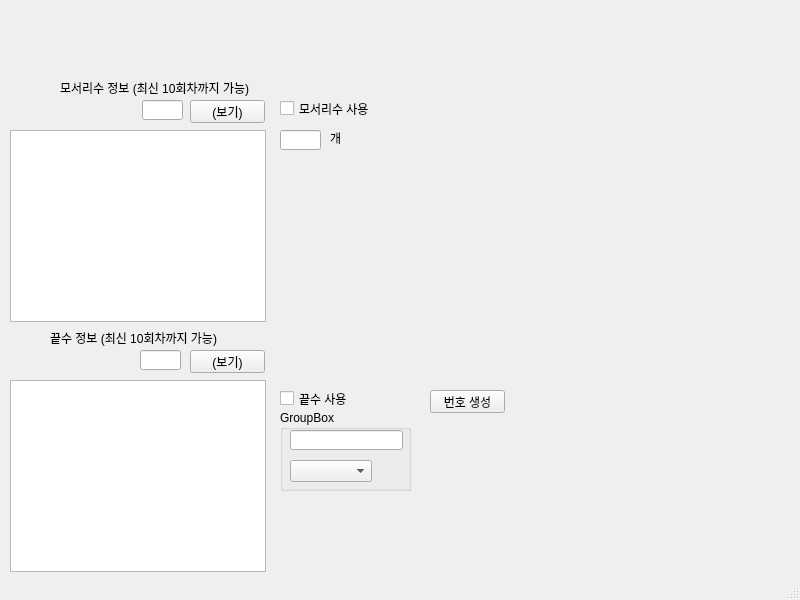
<?xml version="1.0" encoding="UTF-8"?>
<ui version="4.0">
 <class>MainWindow</class>
 <widget class="QMainWindow" name="MainWindow">
  <property name="geometry">
   <rect>
    <x>0</x>
    <y>0</y>
    <width>800</width>
    <height>600</height>
   </rect>
  </property>
  <property name="windowTitle">
   <string>MainWindow</string>
  </property>
  <widget class="QWidget" name="centralwidget">
   <widget class="QPushButton" name="btn_Edge">
    <property name="geometry">
     <rect>
      <x>190</x>
      <y>100</y>
      <width>75</width>
      <height>23</height>
     </rect>
    </property>
    <property name="text">
     <string>(보기)</string>
    </property>
   </widget>
   <widget class="QPushButton" name="btn_End">
    <property name="geometry">
     <rect>
      <x>190</x>
      <y>350</y>
      <width>75</width>
      <height>23</height>
     </rect>
    </property>
    <property name="text">
     <string>(보기)</string>
    </property>
   </widget>
   <widget class="QLineEdit" name="tb_Edge">
    <property name="geometry">
     <rect>
      <x>142</x>
      <y>100</y>
      <width>41</width>
      <height>20</height>
     </rect>
    </property>
   </widget>
   <widget class="QLabel" name="label">
    <property name="geometry">
     <rect>
      <x>60</x>
      <y>80</y>
      <width>211</width>
      <height>16</height>
     </rect>
    </property>
    <property name="text">
     <string>모서리수 정보 (최신 10회차까지 가능)</string>
    </property>
   </widget>
   <widget class="QLabel" name="label_2">
    <property name="geometry">
     <rect>
      <x>50</x>
      <y>330</y>
      <width>211</width>
      <height>16</height>
     </rect>
    </property>
    <property name="text">
     <string>끝수 정보 (최신 10회차까지 가능)</string>
    </property>
   </widget>
   <widget class="QLineEdit" name="tb_End">
    <property name="geometry">
     <rect>
      <x>140</x>
      <y>350</y>
      <width>41</width>
      <height>20</height>
     </rect>
    </property>
   </widget>
   <widget class="QPushButton" name="btn_Apply">
    <property name="geometry">
     <rect>
      <x>430</x>
      <y>390</y>
      <width>75</width>
      <height>23</height>
     </rect>
    </property>
    <property name="text">
     <string>번호 생성</string>
    </property>
   </widget>
   <widget class="QGroupBox" name="gb_End">
    <property name="geometry">
     <rect>
      <x>280</x>
      <y>410</y>
      <width>131</width>
      <height>81</height>
     </rect>
    </property>
    <property name="title">
     <string>GroupBox</string>
    </property>
    <widget class="QLineEdit" name="tb_EndAdd">
     <property name="geometry">
      <rect>
       <x>10</x>
       <y>20</y>
       <width>113</width>
       <height>20</height>
      </rect>
     </property>
    </widget>
    <widget class="QComboBox" name="comb_End">
     <property name="geometry">
      <rect>
       <x>10</x>
       <y>50</y>
       <width>82</width>
       <height>22</height>
      </rect>
     </property>
     <property name="minimumContentsLength">
      <number>0</number>
     </property>
    </widget>
   </widget>
   <widget class="QCheckBox" name="chb_End">
    <property name="geometry">
     <rect>
      <x>280</x>
      <y>390</y>
      <width>82</width>
      <height>17</height>
     </rect>
    </property>
    <property name="text">
     <string>끝수 사용</string>
    </property>
   </widget>
   <widget class="QCheckBox" name="cbh_Edge">
    <property name="geometry">
     <rect>
      <x>280</x>
      <y>100</y>
      <width>101</width>
      <height>17</height>
     </rect>
    </property>
    <property name="text">
     <string>모서리수 사용</string>
    </property>
   </widget>
   <widget class="QLineEdit" name="tb_chb_Edge">
    <property name="geometry">
     <rect>
      <x>280</x>
      <y>130</y>
      <width>41</width>
      <height>20</height>
     </rect>
    </property>
   </widget>
   <widget class="QLabel" name="lbl_Edge">
    <property name="geometry">
     <rect>
      <x>330</x>
      <y>130</y>
      <width>21</width>
      <height>16</height>
     </rect>
    </property>
    <property name="text">
     <string>개</string>
    </property>
   </widget>
   <widget class="QListWidget" name="lW_Edge">
    <property name="geometry">
     <rect>
      <x>10</x>
      <y>130</y>
      <width>256</width>
      <height>192</height>
     </rect>
    </property>
   </widget>
   <widget class="QListWidget" name="lW_End">
    <property name="geometry">
     <rect>
      <x>10</x>
      <y>380</y>
      <width>256</width>
      <height>192</height>
     </rect>
    </property>
   </widget>
  </widget>
  <widget class="QStatusBar" name="statusbar"/>
 </widget>
 <resources/>
 <connections/>
</ui>
